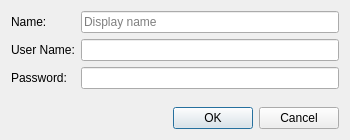
<?xml version="1.0" encoding="UTF-8"?>
<ui version="4.0">
 <class>CredentialDialog</class>
 <widget class="QDialog" name="CredentialDialog">
  <property name="geometry">
   <rect>
    <x>0</x>
    <y>0</y>
    <width>350</width>
    <height>140</height>
   </rect>
  </property>
  <property name="windowTitle">
   <string>Credentials</string>
  </property>
  <property name="modal">
   <bool>true</bool>
  </property>
  <layout class="QVBoxLayout" name="verticalLayout">
   <item>
    <layout class="QGridLayout" name="gridLayout">
     <item row="0" column="0">
      <widget class="QLabel" name="label_name">
       <property name="text">
        <string>Name:</string>
       </property>
      </widget>
     </item>
     <item row="0" column="1">
      <widget class="QLineEdit" name="edit_name">
       <property name="placeholderText">
        <string>Display name</string>
       </property>
      </widget>
     </item>
     <item row="1" column="0">
      <widget class="QLabel" name="label_username">
       <property name="text">
        <string>User Name:</string>
       </property>
      </widget>
     </item>
     <item row="1" column="1">
      <widget class="QLineEdit" name="edit_username"/>
     </item>
     <item row="2" column="0">
      <widget class="QLabel" name="label_password">
       <property name="text">
        <string>Password:</string>
       </property>
      </widget>
     </item>
     <item row="2" column="1">
      <widget class="PasswordEdit" name="edit_password"/>
     </item>
    </layout>
   </item>
   <item>
    <spacer name="verticalSpacer">
     <property name="orientation">
      <enum>Qt::Orientation::Vertical</enum>
     </property>
     <property name="sizeHint" stdset="0">
      <size>
       <width>0</width>
       <height>0</height>
      </size>
     </property>
    </spacer>
   </item>
   <item>
    <widget class="DialogButtonBox" name="button_box">
     <property name="standardButtons">
      <set>QDialogButtonBox::StandardButton::Cancel|QDialogButtonBox::StandardButton::Ok</set>
     </property>
    </widget>
   </item>
  </layout>
 </widget>
 <customwidgets>
  <customwidget>
   <class>DialogButtonBox</class>
   <extends>QDialogButtonBox</extends>
   <header>common/desktop/dialog_button_box.h</header>
  </customwidget>
  <customwidget>
   <class>PasswordEdit</class>
   <extends>QLineEdit</extends>
   <header>common/desktop/password_edit.h</header>
  </customwidget>
 </customwidgets>
 <resources/>
 <connections/>
</ui>
